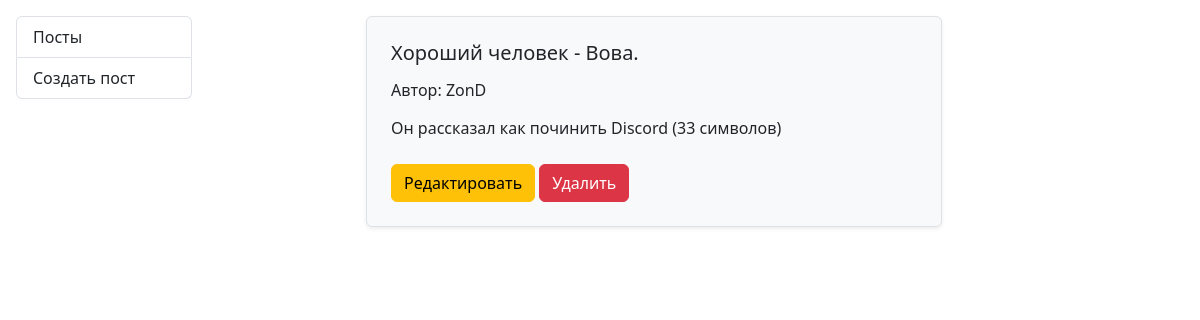
The app's page /post/2/ with its own data.
### messenger/models.py (models this page shows, shortened)
class Post(models.Model):
    author = models.ForeignKey(
        User,
        verbose_name='Автор поста',
        related_name='posts',
        on_delete=models.CASCADE
    )
    post_subject = models.CharField(verbose_name='Тема поста', max_length=100)
    post_text = models.TextField(verbose_name='Текст поста')
    created_at = models.DateTimeField(verbose_name='Дата создания', auto_now_add=True)
    class Meta:
        verbose_name = 'Пост'
        verbose_name_plural = 'Посты'
        ordering = ['-created_at']

class User(models.Model):
    nickname = models.CharField(verbose_name='Никнейм', max_length=50)
    first_name = models.CharField(verbose_name='Имя', max_length=20)
    surname = models.CharField(verbose_name='Фамилия', max_length=30)
    email = models.EmailField(verbose_name='Эл. почта', unique=True)
    profile_photo = models.ImageField(verbose_name='Аватарка', upload_to='avatars/', blank=True, null=True)
    birth_day = models.DateField(verbose_name='Дата рождения')
    class Meta:
        verbose_name = 'Пользователь'
        verbose_name_plural = 'Пользователи'
        ordering = ['surname', 'first_name']
    def __str__(self):
        return f'{self.nickname}'

### messenger/views.py (the view)
# urls.py: path('post/<int:pk>/', views.PostDetailView.as_view(), name='PostDetail'),
class PostDetailView(DetailView):
    template_name = 'mess_temp/mess_detail.html'
    model = Post
    context_object_name = 'post'

### templates/mess_temp/mess_detail.html (shortened to what this page needs)
{% extends 'base.html' %}
{% load django_bootstrap5 %}
{% block content %}
    <div class="row justify-content-center">
        <div class="col-md-8">
            <div class="p-4 mb-4 bg-light border rounded shadow-sm">
                <h5 class="mb-3">{{ post.post_subject }}</h5>
                <h6 class="mb-3">Автор: {{ post.author }}</h6>
                <p class="mb-4">{{ post.post_text  }} ({{ post.post_text|length  }} символов)</p>
                <a href="{% url 'PostUpdate' post.pk %}" class="btn btn-warning">Редактировать</a>
                <a href="{% url 'PostDelete' post.pk %}" class="btn btn-danger">Удалить</a>
            </div>
        </div>
    </div>
{% endblock %}

### records on screen
Post: post_subject "Хороший человек - Вова.", author "ZonD", post_text "Он рассказал как починить Discord", post_text|length "33"
